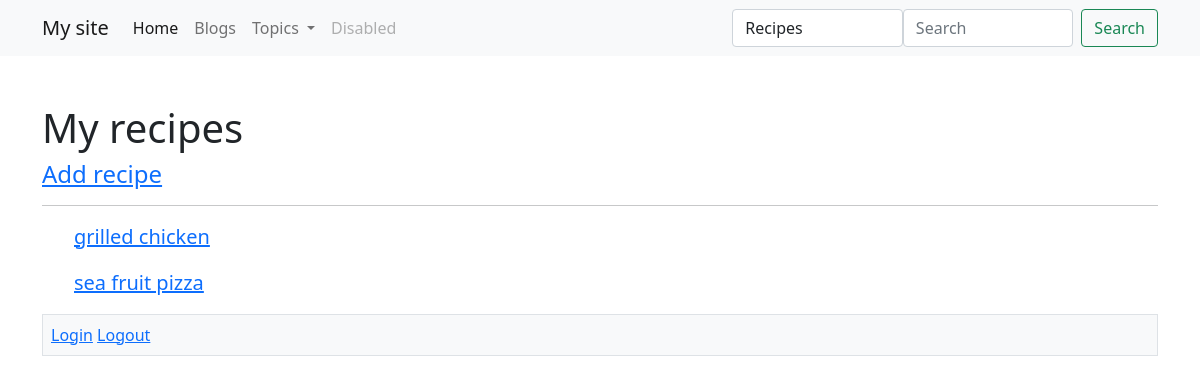
The page /pantry/recipes/ (signed in) on the database as committed earlier.
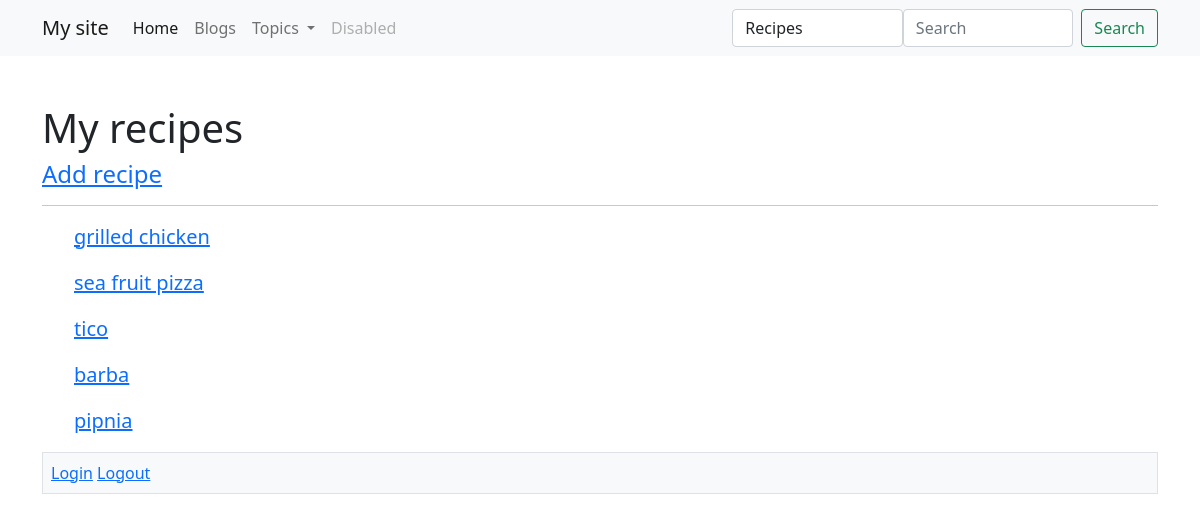
The same page on the database as committed later.
### recipes/models.py (models this page shows, shortened)
class Recipe(models.Model):
    user = models.ForeignKey(settings.AUTH_USER_MODEL, on_delete=models.CASCADE)
    name = models.CharField(max_length=220)
    description = models.TextField(blank=True, null=True)
    directions = models.TextField(blank=True, null=True)
    timestamp = models.DateTimeField(auto_now_add=True)
    updated = models.DateTimeField(auto_now=True)
    active = models.BooleanField(default=True)
    objects = RecipeManager()
    def get_absolute_url(self):
        return reverse('recipes:detail', kwargs={'id':self.id})

### recipes/views.py (the view)
# urls.py: path('', recipe_list_view, name='list'),
@login_required
def recipe_list_view(request):
    qs = Recipe.objects.filter(user=request.user)
    context = {
        'object_list': qs
    }
    return render(request, 'recipes/list.html', context)

### recipes/models.py (called while the page is built)
    def get_queryset(self):
        return RecipeQuerySet(self.model, using=self._db)

### templates/recipes/list.html (shortened to what this page needs)
{% extends 'base.html' %}
{% block content %}
    <h1>My recipes</h1>
    <h4><a href='{% url "recipes:create" %}'>Add recipe</a></h4>
    <hr/>
    <ul>
        {% for object in object_list %}
            <div class='mb-3'>
                <a class='lead' href='{{ object.get_absolute_url }}'>{{ object.name }}</a>
            </div>
        {% endfor %}
    </ul>
{% endblock content %}

Rows that differ between the two databases and show on the page:
added Recipe: name "tico"
added Recipe: name "barba"
added Recipe: name "pipnia"
